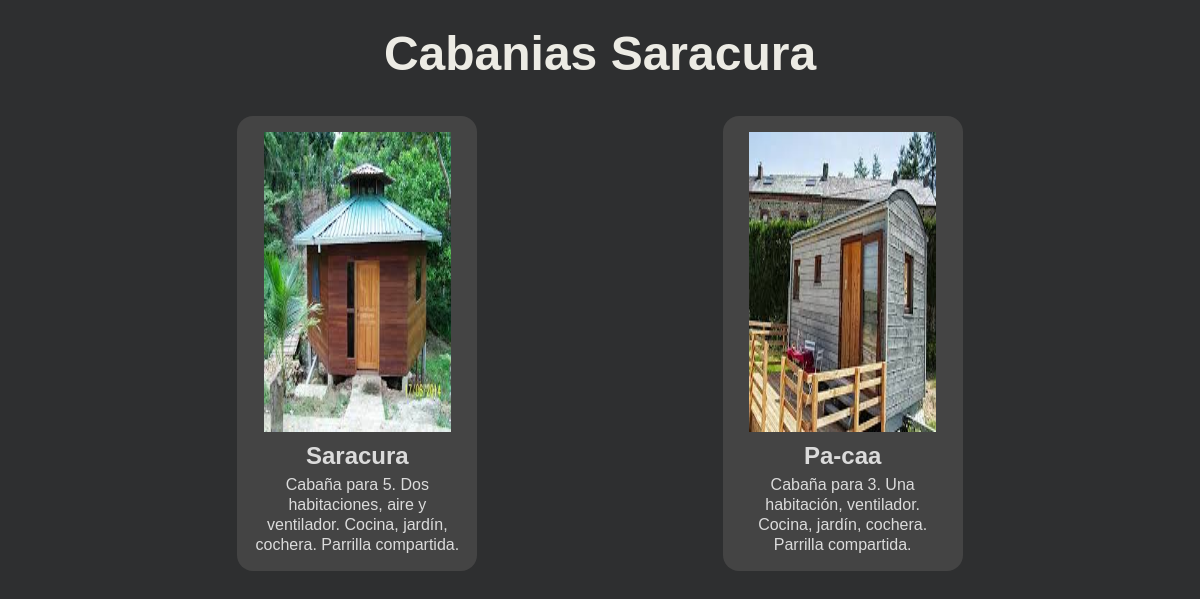
The app's page /apartment_list with its own data.
### hotel/models.py (models this page shows, shortened)
class Apartment(models.Model):
    APARTMENT_CATEGORIES=(
        ('Saracura', 'Saracura'),
        ('Pa-caa', 'Pa-caa'),
    )
    number=models.IntegerField()
    category=models.CharField(max_length=10, choices=APARTMENT_CATEGORIES)
    rooms=models.IntegerField()
    beds=models.IntegerField()
    capacity=models.IntegerField()
    kitchen=models.BooleanField(default=False)
    garden=models.BooleanField(default=False)
    barbecue=models.BooleanField(default=False)
    garage=models.BooleanField(default=False)
    precio=models.IntegerField()
    description=models.CharField(max_length=500)
    front_img=models.ImageField(upload_to='hotel/static/hotel/images')
    gallery=models.ImageField(upload_to='hotel/static/hotel/images')

### hotel/views.py (the view)
# urls.py: path('apartment_list', ApartmentList, name='ApartmentList'),
def ApartmentList(request):
    apartments= Apartment.objects.all()#[0]
    context= {
        'apartments': apartments,
    }
    return render(request, 'apartment_list.html', context)

### hotel/templates/apartment_list.html (shortened to what this page needs)
{% extends "base.html" %}
{% load static %}
    {% block content %}
    <h1 id="brand">Cabanias Saracura</h1>
    <div class="content">
        {% for apartment in apartments %}
        <div class="room">
            <a href="{% url 'hotel:ApartmentDetail' apartment.category %}">
                <img src="{{apartment.front_img.url}}" height="300" width="200" alt="">
                <h2>{{apartment.category}}</h2>
                <p>{{apartment.description}}</p>
            </a>
        </div>
    {% endfor %}
    </div>
{% endblock %}

### hotel/static/hotel/css/home.css (style rules this page uses)
* { padding:0; margin:0; box-sizing: border-box; }
body { background-color: rgb(46, 47, 48); color: rgb(236, 235, 228); font-family: sans-serif; line-height: 1.25; }
#brand { text-align: center; font-family: Impact, Haettenschweiler, 'Arial Narrow Bold', sans-serif; font-size: 3rem; margin: 1.5rem; }
.content { display: flex; flex-direction: row; flex-wrap: wrap; width:100%; justify-content: space-evenly; }
.room { max-width:20%; min-width: 200px; text-align: center; border-radius: 1rem; padding:1rem; margin:0.5rem; background-color: #444; flex: 1; }
h2 { margin: 0.25rem; }
a { text-decoration: none; color: #dbdbdb; }
img { max-width:90%; }

### records on screen
Apartment: front_img (picture), category "Saracura", description "Cabaña para 5. Dos habitaciones, aire y ventilador. Cocina, jardín, cochera. Parrilla compartida."
Apartment: front_img (picture), category "Pa-caa", description "Cabaña para 3. Una habitación, ventilador. Cocina, jardín, cochera. Parrilla compartida."
